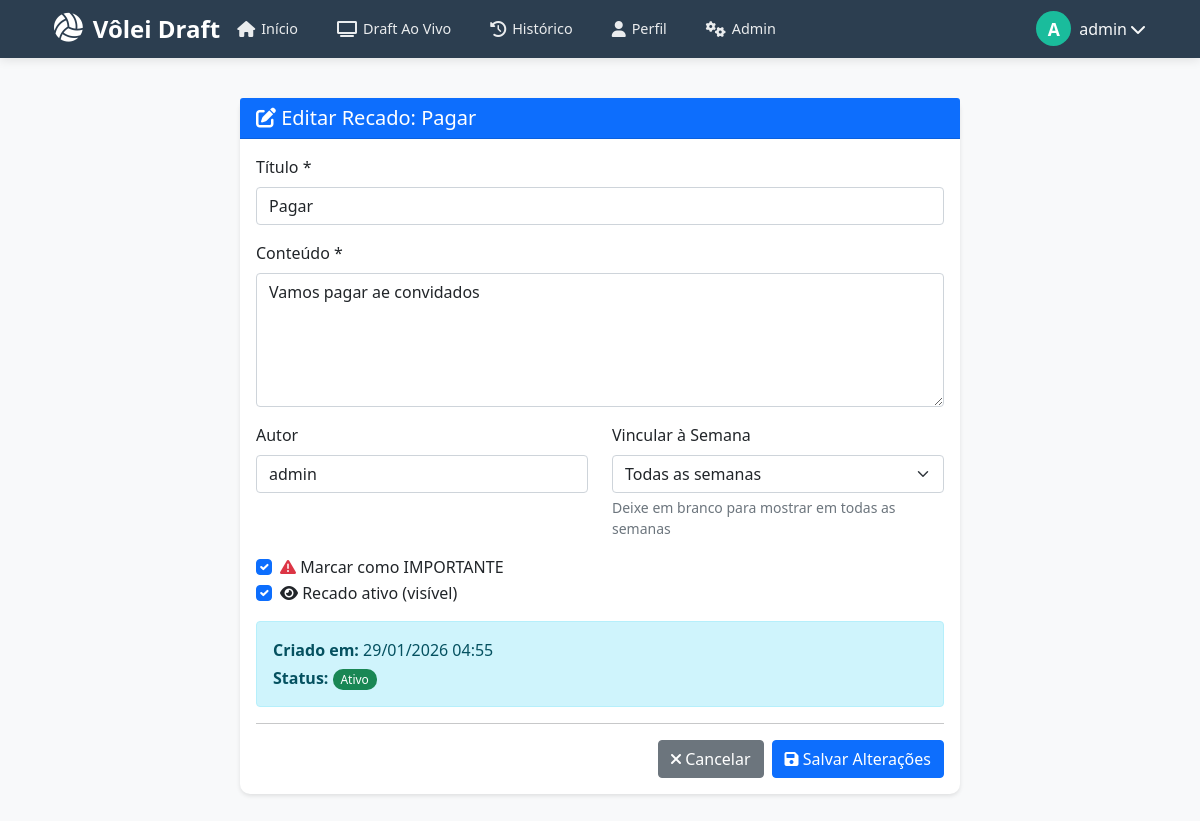
Page /admin/recado/2/editar (signed in) on the committed database.
### app.py (models this page shows, shortened)
class User(UserMixin, db.Model):
    id = db.Column(db.Integer, primary_key=True)
    username = db.Column(db.String(80), unique=True, nullable=False)
    password = db.Column(db.String(200), nullable=False)
    email = db.Column(db.String(120), unique=True, nullable=True)
    role = db.Column(db.String(20), nullable=False, default='jogador')
    jogador_id = db.Column(db.Integer, db.ForeignKey('jogador.id'))
    created_at = db.Column(db.DateTime, default=datetime.utcnow)
    last_login = db.Column(db.DateTime)
    foto_perfil = db.Column(db.String(200))
    jogador = db.relationship('Jogador', back_populates='user', uselist=False)

class Recado(db.Model):
    id = db.Column(db.Integer, primary_key=True)
    titulo = db.Column(db.String(200), nullable=False)
    conteudo = db.Column(db.Text, nullable=False)
    autor = db.Column(db.String(100), default='Admin')
    importante = db.Column(db.Boolean, default=False)
    data_publicacao = db.Column(db.DateTime, default=datetime.utcnow)
    data_expiracao = db.Column(db.Date)
    ativo = db.Column(db.Boolean, default=True)
    para_todas_semanas = db.Column(db.Boolean, default=True)
    semana_id = db.Column(db.Integer, db.ForeignKey('semana.id'), nullable=True)
    semana = db.relationship('Semana', backref='recados_especificos', foreign_keys=[semana_id])

### app.py (the view, shortened to what this page needs)
@app.route('/admin/recado/<int:id>/editar', methods=['GET', 'POST'])
@admin_required
def editar_recado(id):
    recado = Recado.query.get_or_404(id)
    hoje = date.today()
    semanas_futuras = Semana.query.filter(
        Semana.data >= hoje
    ).order_by(Semana.data).limit(20).all()
    return render_template('admin/editar_recado.html',
                         recado=recado,
                         semanas_futuras=semanas_futuras)

### app.py (called while the page is built)
def admin_required(f):
    @wraps(f)
    def decorated_function(*args, **kwargs):
        if not current_user.is_authenticated or current_user.role != 'admin':
            flash('Acesso restrito a administradores!', 'danger')
            return redirect(url_for('login'))
        return f(*args, **kwargs)
    return decorated_function

@login_manager.user_loader
def load_user(user_id):
    return User.query.get(int(user_id))

@app.before_request
def check_profile_completion():
    if current_user.is_authenticated:
        exempt_routes = ['completar_perfil', 'logout', 'static', 'login']
        if request.endpoint in exempt_routes:
            return
        if current_user.role == 'admin':
            return
        if not current_user.jogador_id:
            if request.endpoint != 'completar_perfil':
                flash('Complete seu perfil de jogador para continuar.', 'info')
                return redirect(url_for('completar_perfil'))

@app.before_request
def verificar_permissao_capitao():
    if current_user.is_authenticated and current_user.jogador:
        if current_user.role == 'capitao' and not current_user.jogador.capitao:
            current_user.role = 'jogador'
            db.session.commit()
            print(f"⚠️ Corrigido: {current_user.username} não é mais capitão")
        elif current_user.jogador.capitao and current_user.role != 'capitao':
            current_user.role = 'capitao'
            db.session.commit()
            print(f"⚠️ Corrigido: {current_user.username} agora é capitão")

@app.context_processor
def utility_processor():
    return {
        'format_date': format_date_func,
        'get_jogador_nome': get_jogador_nome_func,
        'get_time_nome': get_time_nome_func,
        'get_posicao_display': get_posicao_display_func,
        'get_nivel_display': get_nivel_display_func,
        'calcular_idade': calcular_idade_func,
        'get_semana_atual': get_semana_atual,
        'datetime': datetime,
        'date': date,
        'get_dia_semana': get_dia_semana,
        'get_dia_semana_curto': get_dia_semana_curto,
        'obter_ciclo_das_configuracoes': obter_ciclo_das_configuracoes,
        'obter_jogadores_no_ciclo_atual': obter_jogadores_no_ciclo_atual,
    }

### templates/admin/editar_recado.html (shortened to what this page needs)
{% extends "admin/base.html" %}
{% block admin_content %}
<div class="row justify-content-center">
    <div class="col-md-8">
        <div class="card">
            <div class="card-header bg-primary text-white">
                <h5 class="mb-0">
                    <i class="fas fa-edit"></i> Editar Recado: {{ recado.titulo }}
                </h5>
            </div>
            <div class="card-body">
                <form method="POST" action="{{ url_for('editar_recado', id=recado.id) }}">
                    <div class="mb-3">
                        <label for="titulo" class="form-label">Título *</label>
                        <input type="text" class="form-control" id="titulo" name="titulo" value="{{ recado.titulo }}"
                            required>
                    </div>
                    <div class="mb-3">
                        <label for="conteudo" class="form-label">Conteúdo *</label>
                        <textarea class="form-control" id="conteudo" name="conteudo" rows="5"
                            required>{{ recado.conteudo }}</textarea>
                    </div>
                    <div class="row">
                        <div class="col-md-6 mb-3">
                            <label for="autor" class="form-label">Autor</label>
                            <input type="text" class="form-control" id="autor" name="autor" value="{{ recado.autor }}">
                        </div>
                        <div class="col-md-6 mb-3">
                            <label for="semana_id" class="form-label">Vincular à Semana</label>
                            <select class="form-select" id="semana_id" name="semana_id">
                                <option value="">Todas as semanas</option>
                            </select>
                            <div class="form-text">Deixe em branco para mostrar em todas as semanas</div>
                        </div>
                    </div>
                    <div class="mb-3">
                        <div class="form-check">
                            <input class="form-check-input" type="checkbox" id="importante" name="importante" {% if
                                recado.importante %}checked{% endif %}>
                            <label class="form-check-label" for="importante">
                                <i class="fas fa-exclamation-triangle text-danger"></i> Marcar como IMPORTANTE
                            </label>
                        </div>
                        <div class="form-check">
                            <input class="form-check-input" type="checkbox" id="ativo" name="ativo" {% if recado.ativo
                                %}checked{% endif %}>
                            <label class="form-check-label" for="ativo">
                                <i class="fas fa-eye"></i> Recado ativo (visível)
                            </label>
                        </div>
                    </div>
                    <div class="alert alert-info">
                        <p class="mb-1"><strong>Criado em:</strong> {{ recado.data_publicacao.strftime('%d/%m/%Y %H:%M')
                            }}</p>
                        <p class="mb-0"><strong>Status:</strong>
                            {% if recado.ativo %}
                            <span class="badge bg-success">Ativo</span>
                            {% else %}
                            <span class="badge bg-secondary">Inativo</span>
                            {% endif %}
                        </p>
                    </div>
                    <hr>
                    <div class="d-grid gap-2 d-md-flex justify-content-md-end">
                        <a href="{{ url_for('admin_recados') }}" class="btn btn-secondary">
                            <i class="fas fa-times"></i> Cancelar
                        </a>
                        <button type="submit" class="btn btn-primary">
                            <i class="fas fa-save"></i> Salvar Alterações
                        </button>
                    </div>
                </form>
            </div>
        </div>
    </div>
</div>
{% endblock %}

### templates/base.html (shortened to what this page needs)
<!DOCTYPE html>
<html lang="pt-BR">
<head>
    <link href="https://cdn.jsdelivr.net/npm/bootstrap@5.3.0/dist/css/bootstrap.min.css" rel="stylesheet">
    <link rel="stylesheet" href="https://cdn.jsdelivr.net/npm/bootstrap-icons@1.10.0/font/bootstrap-icons.css">
    <link href="https://cdn.jsdelivr.net/npm/bootstrap@5.1.3/dist/css/bootstrap.min.css" rel="stylesheet">
    <link rel="stylesheet" href="https://cdnjs.cloudflare.com/ajax/libs/font-awesome/6.0.0/css/all.min.css">
    <link rel="stylesheet" href="{{ url_for('static', filename='css/draft.css') }}">
</head>
<body>
    <nav class="nav-optimized">
        <div class="container">
            <div class="main-nav">
                <a class="nav-brand" href="{{ url_for('index') }}">
                    <i class="fas fa-volleyball-ball"></i>
                    <span>Vôlei Draft</span>
                </a>
                <ul class="nav-links">
                    <li class="nav-link-item">
                        <a class="nav-link {% if request.endpoint == 'index' %}active{% endif %}"
                        href="{{ url_for('index') }}">
                            <i class="fas fa-home"></i>
                            <span>Início</span>
                        </a>
                    </li>
                    <li class="nav-link-item">
                        <a class="nav-link {% if request.endpoint == 'draft_publico' %}active{% endif %}"
                        href="{{ url_for('draft_publico') }}">
                            <i class="fas fa-tv"></i>
                            <span>Draft Ao Vivo</span>
                        </a>
                    </li>
                    <li class="nav-link-item">
                        <a class="nav-link {% if request.endpoint == 'ver_times' %}active{% endif %}"
                        href="{{ url_for('ver_times') }}">
                            <i class="fas fa-history"></i>
                            <span>Histórico</span>
                        </a>
                    </li>
                    {% if current_user.is_authenticated %}
                    <li class="nav-link-item">
                        <a class="nav-link {% if request.endpoint == 'perfil' %}active{% endif %}"
                        href="{{ url_for('perfil') }}">
                            <i class="fas fa-user"></i>
                            <span>Perfil</span>
                        </a>
                    </li>
                    {% endif %}
                    {% if current_user.is_authenticated and current_user.role == 'admin' %}
                    <li class="nav-link-item">
                        <a class="nav-link {% if 'admin_' in request.endpoint %}active{% endif %}"
                        href="{{ url_for('admin_dashboard') }}">
                            <i class="fas fa-cogs"></i>
                            <span>Admin</span>
                        </a>
                    </li>
                    {% endif %}
                </ul>
                <div class="user-menu">
                    {% if current_user.is_authenticated %}
                    <div class="dropdown">
                        <button class="btn btn-link text-light p-0 d-flex align-items-center"
                                type="button"
                                id="userDropdown"
                                data-bs-toggle="dropdown"
                                aria-expanded="false"
                                style="text-decoration: none;">
                            {% if current_user.jogador and current_user.jogador.foto_perfil %}
                            <div class="me-2" title="{{ current_user.username }}">
                                <img src="{{ current_user.jogador.foto_perfil }}"
                                    alt="{{ current_user.username }}"
                                    style="width: 35px; height: 35px; border-radius: 50%; object-fit: cover; border: 2px solid rgba(255,255,255,0.3);">
                            </div>
                            {% else %}
                            <div class="user-avatar me-2" title="{{ current_user.username }}">
                                {{ current_user.username[0]|upper }}
                            </div>
                            {% endif %}
                            <span class="d-none d-md-inline me-1">{{ current_user.username }}</span>
                            <i class="fas fa-chevron-down"></i>
                        </button>
                    </div>
                    {% endif %}
                </div>
            </div>
        </div>
    </nav>
    <main class="container py-4">
        {% block content %}{% endblock %}
    </main>
</body>
</html>

### rows in the picture
User: username "A", username "admin"
Recado: titulo "Pagar", conteudo "Vamos pagar ae convidados", autor "admin", importante "☑", ativo "☑", data_publicacao "29/01/2026 04:55"
